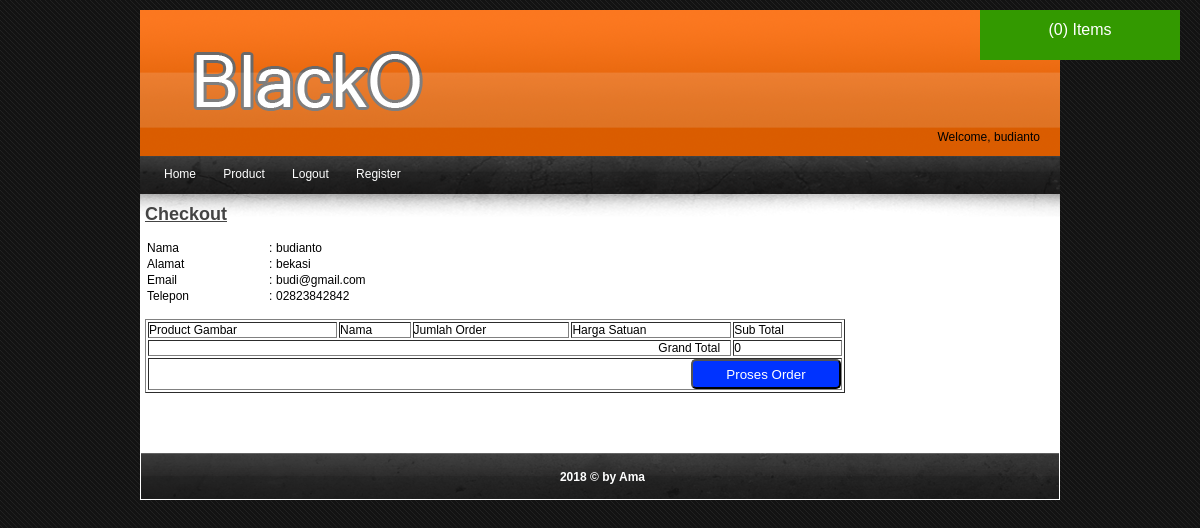
Screenshot of /detail_checkout.php (signed in) with the database file from the repository.
### tables this page shows
CREATE TABLE `user` (
  `email` varchar(150) NOT NULL,
  `password` varchar(150) NOT NULL,
  `nama` varchar(100) NOT NULL,
  `alamat` text NOT NULL,
  `telepon` varchar(16) NOT NULL,
  `session_id` varchar(100) NOT NULL,
  `type` varchar(15) NOT NULL,
  `status` varchar(15) NOT NULL
);

### session.php (called while the page is built, shortened)
<?php
require_once 'koneksi.php';
$user=mysqli_query($con, "SELECT * FROM user where email='".@$_SESSION['hms']."'");
$rowUser=mysqli_fetch_array($user);
?>

### detail_checkout.php (the view, shortened to what this page needs)
<?php
require_once 'session.php';
?>
<!DOCTYPE html PUBLIC "-//W3C//DTD XHTML 1.0 Transitional//EN" "http://www.w3.org/TR/xhtml1/DTD/xhtml1-transitional.dtd">
<html xmlns="http://www.w3.org/1999/xhtml">
<head>
<?php require_once 'title.php'; ?>
</head>
<body>
<div id="wrapper">
	<?php require_once 'header.php'; ?>
    <?php require_once 'menu.php'; ?>
    <div id="content">
        <div id="contenttext">
            <h2>Checkout</h2><br>
            <table width="500" >
                <tr>
                    <td width="120">Nama</td>
                    <td width="5">:</td>
                    <td><?php echo $rowUser['nama']; ?></td>
                </tr>
                <tr>
                    <td width="120">Alamat</td>
                    <td width="5">:</td>
                    <td><?php echo $rowUser['alamat']; ?></td>
                </tr>
                <tr>
                    <td width="120">Email</td>
                    <td width="5">:</td>
                    <td><?php echo $rowUser['email']; ?></td>
                </tr>
                <tr>
                    <td width="120">Telepon</td>
                    <td width="5">:</td>
                    <td><?php echo $rowUser['telepon']; ?></td>
                </tr>
            </table>
            <br>
            <table width="700" border="1">
                <tr>
                    <td>Product Gambar</td>
                    <td>Nama</td>
                    <td>Jumlah Order</td>
                    <td>Harga Satuan</td>
                    <td>Sub Total</td>
                </tr>
                <tr>
                    <td colspan="4" align="right"> Grand Total &nbsp;&nbsp;</td>
                    <td><?php echo number_format($grandtotal, 0, ",", "."); ?></td>
                </tr>
                <tr>
                    <td colspan="5" align="right">
                        <a href="proses_order.php">
                        <input type="button" name="proses_order" value="Proses Order" id="orderButton">
                        </a>
                    </td>
                </tr>
            </table>
        </div>
    </div>
    <?php require_once 'footer.php'; ?>
</div>
</body>
</html>

### header.php
<a href="detail_cart.php">
    <div id="cart">
        <?php
        $cartCount = isset($_SESSION['myCart']) && is_array($_SESSION['myCart']) ? count($_SESSION['myCart']) : 0;
        echo "($cartCount) Items";
        ?>
    </div>
</a>
<a href="index.php">
    <div id="header">
        <?php
        if (isset($_SESSION['hms'])) {
            ?>
            <div id="welcome">
                <?php echo "Welcome, " . htmlspecialchars($rowUser['nama']); ?>
            </div>
            <?php
        }
        ?>
    </div>
</a>

### css/style.css (style rules this page uses)
a { color:inherit; text-decoration:none; }
* { margin:0; padding:0; }
body { font-family:Trebuchet MS, Arial, Helvetica, sans-serif; font-size:12px; background:url(../images/bg.jpg) repeat; margin:10px 0 25px 0; }
#wrapper { width:920px; margin:0 auto; }
#header { height:146px; background-image:url(../images/header.png); background-repeat:no-repeat; padding-left:15px; }
#content { background:url(../images/zz.PNG) top repeat-x #ffffff; padding-top:10px; padding-bottom:60px; }
#contenttext { margin-left:5px; overflow: hidden; }
h2 { color:#444444; text-decoration:underline; }
#cart { width:200px; height:50px; float:right; background:#003; line-height:40px; color:#FFF; text-align:center; font-size:16px; position:fixed; right:20px; z-index:10000; }
input#orderButton { width:150px; height:30px; background:#03F; color:#FFF; border-radius:5px 5px 5px 5px; }
#cart { width:200px; height:50px; float:right; background:#390; line-height:40px; color:#FFF; text-align:center; font-size:16px; position:fixed; right:20px; z-index:10000; }
#welcome { float: right; margin: 120px 20px 0 0; }

### rows the page displays
user: nama "budianto", alamat "bekasi", email "budi@gmail.com", telepon "02823842842"

### other values shown
$cartCount "0"
$grandtotal "0"
